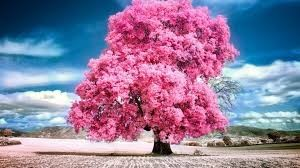
#> input picture Ex1.jpg, 300 x 168 px, found by its file name
$ python Erode.py
#> lines starting #> are read from the running program, lines starting #| are printed output that depends on the picture
import cv2
import numpy as np
image = cv2.imread("E:/Computer_Vision/Ex1.jpg", cv2.IMREAD_GRAYSCALE)
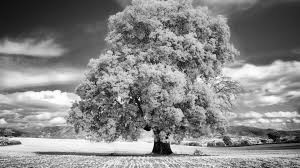
#> image: shape (168, 300); min 0, max 255, mean 135.2
kernel = np.ones((5, 5), np.uint8)
eroded_image = cv2.erode(image, kernel, iterations=1)
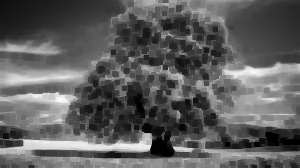
#> eroded_image: shape (168, 300); min 0, max 251, mean 94.3
cv2.imshow('Original Image', image)
cv2.imshow('Eroded Image', eroded_image)
cv2.waitKey(0)
cv2.destroyAllWindows()

$ run again, with Ex2.jpg copied over Ex1.jpg
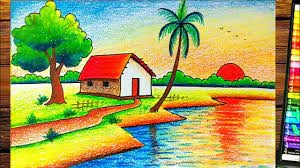
#> input picture Ex2.jpg, 300 x 168 px, found by its file name
#> `image = cv2.imread("E:/Computer_Vision/Ex1.jpg", cv2.IMREAD_GRAYSCALE)`:
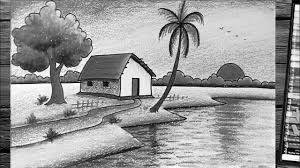
#> image: shape (168, 300); min 0, max 255, mean 154.1
#> `eroded_image = cv2.erode(image, kernel, iterations=1)`:
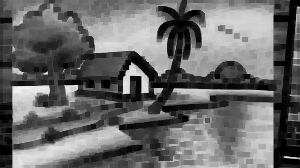
#> eroded_image: shape (168, 300); min 0, max 243, mean 105.5

$ run again, with Ex3.jpg copied over Ex1.jpg
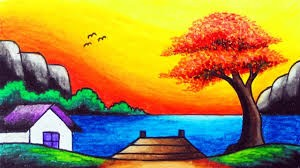
#> input picture Ex3.jpg, 300 x 168 px, found by its file name
#> `image = cv2.imread("E:/Computer_Vision/Ex1.jpg", cv2.IMREAD_GRAYSCALE)`:
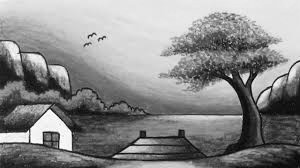
#> image: shape (168, 300); min 1, max 255, mean 138.1
#> `eroded_image = cv2.erode(image, kernel, iterations=1)`:
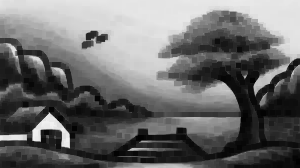
#> eroded_image: shape (168, 300); min 1, max 242, mean 108
